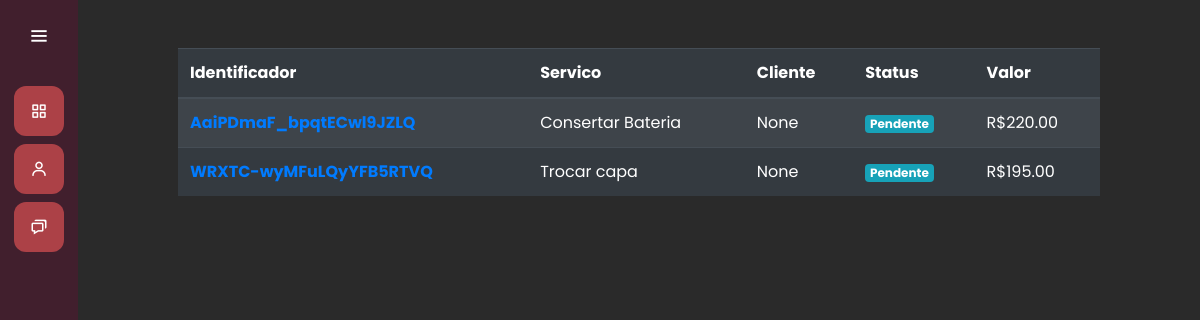
The page /servicos/ on the database its author committed.
### servicos/models.py (models this page shows, shortened)
class Servico(models.Model):
    servico = models.CharField(max_length=30)
    cliente = models.ForeignKey(Cliente, on_delete=models.SET_NULL, null=True)
    preco = models.DecimalField(max_digits=8, decimal_places=2, null=True)
    data_inicio = models.DateField(null=True)
    data_entrega = models.DateField(null=True)
    descricao = models.CharField(max_length=100, null=True)
    finalizado = models.BooleanField(default=False)
    protocolo = models.CharField(max_length=52, null=True, blank=True)
    identificador = models.CharField(max_length=24, null=True, blank=True)

### servicos/views.py (the view)
# urls.py: path('', views.listar_servico, name="servicos"),
def listar_servico(request):
    if request.method == "GET":
        servicos = Servico.objects.all()
        return render(request, 'listar_servico.html', {'servicos': servicos})

### servicos/templates/listar_servico.html
{% extends "base.html" %}
{% load static %}
{% block 'head' %}
    <link rel="stylesheet" href="{% static 'clientes/css/clientes.css' %}">
    <link rel="stylesheet" href="{% static 'servicos/css/listar_servico.css' %}">
{% endblock %}
{% block 'dashboard' %}
    <br>
    <br>
    <div class="container-fluid distanciamento">
        <div>
            <table class="table table-striped table-dark">
                <thead>
                    <tr>
                        <th scope="col">Identificador</th>
                        <th scope="col">Servico</th>
                        <th scope="col">Cliente</th>
                        <th scope="col">Status</th>
                        <th scope="col">Valor</th>
                    </tr>
                </thead>
                <tbody>
                    {% for servico in servicos %}
                        <tr>
                            <th><a href="{% url 'servico' servico.identificador %}">{{servico.identificador}}</a></th>
                            <td>{{servico.servico}}</td>
                            <td>{{servico.cliente}}</td>
                            <td>
                                {% if servico.finalizado %}
                                    <span class="badge badge-success">Finalizado</span>
                                {% else %}
                                    <span class="badge badge-info">Pendente</span>
                                {% endif %}
                            </td>
                            <td>R${{servico.preco}}</td>
                        </tr>
                    {% endfor %}
                </tbody>
            </table>
        </div>
    </div>
{% endblock %}

### templates/static/general/css/base.css (style rules this page uses)
* { margin: 0; padding: 0; box-sizing: border-box; font-family: "Poppins" , sans-serif; }

### templates/static/general/css/general.css (style rules this page uses)
:root { --main-color: #ac4147; --dark-color: #411f2d; --light-color: #ffc27f; --contrast-color: #f88863; --differential-color: #ffe29a; }

### templates/static/servicos/css/listar_servico.css (style rules this page uses)
.distanciamento { padding-left: 100px; padding-right: 100px; }

### rows shown on the page
Servico: identificador "AaiPDmaF_bpqtECwl9JZLQ", servico "Consertar Bateria", cliente "None", finalizado "Pendente", preco "220.00"
Servico: identificador "WRXTC-wyMFuLQyYFB5RTVQ", servico "Trocar capa", cliente "None", finalizado "Pendente", preco "195.00"
